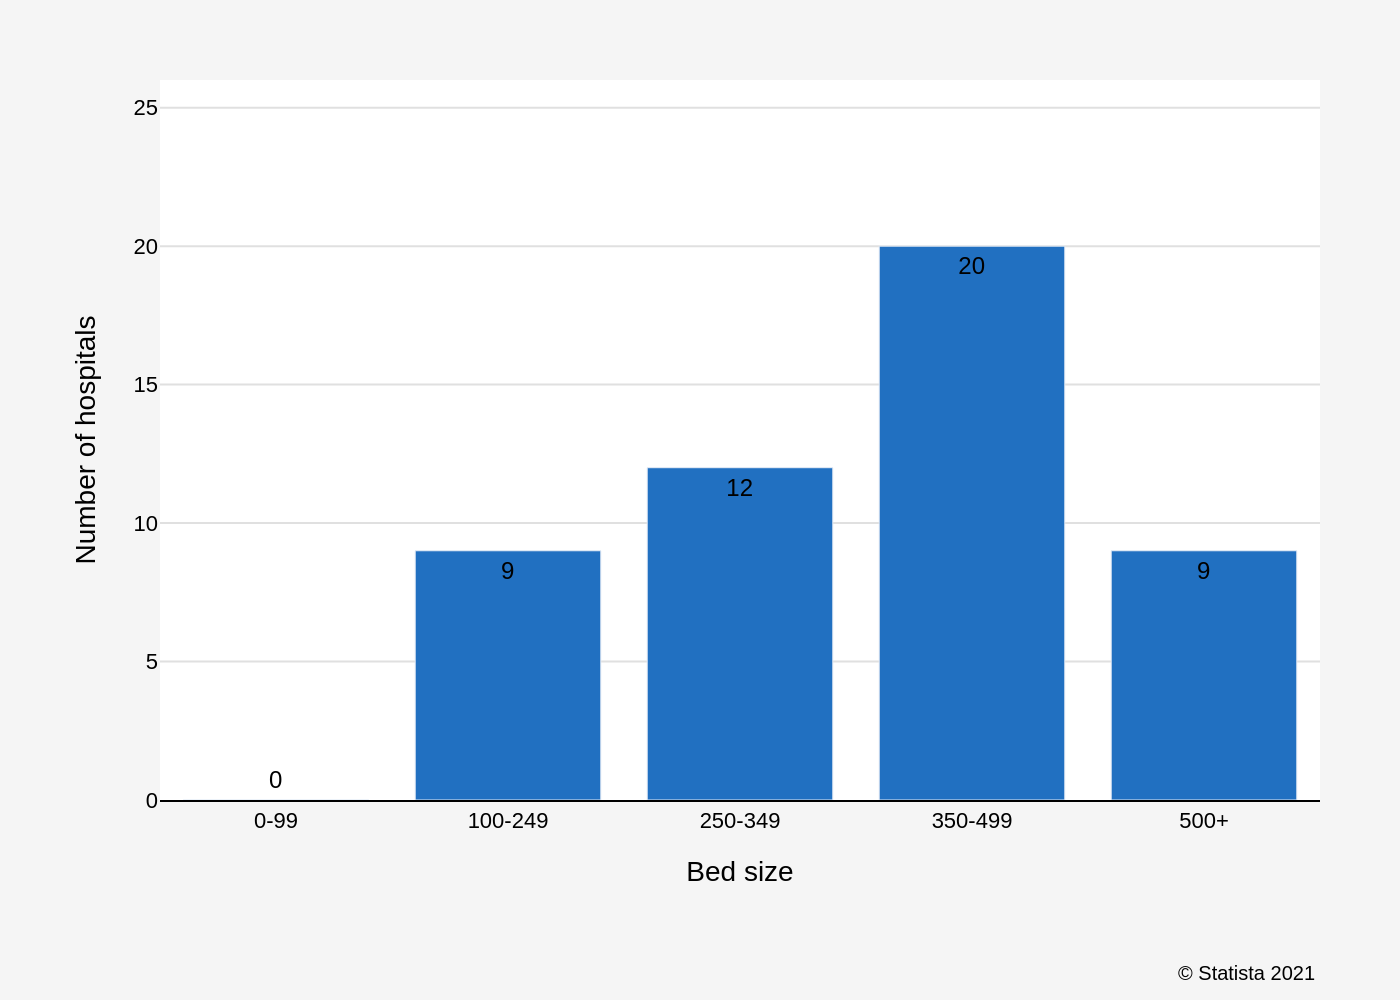

Recreate this plot in Python.
import sys
import json
import plotly.graph_objects as go

if len(sys.argv) != 2:
    print(f"Usage: python {sys.argv[0]} <path_to_json_file>")
    sys.exit(1)

json_path = sys.argv[1]
output_filename = json_path.rsplit('.', 1)[0] + '.png'

try:
    with open(json_path, 'r', encoding='utf-8') as f:
        chart_spec = json.load(f)
except FileNotFoundError:
    print(f"Error: File not found at {json_path}")
    sys.exit(1)
except json.JSONDecodeError:
    print("Error: Invalid JSON format.")
    sys.exit(1)

data = chart_spec['chart_data']
texts = chart_spec['texts']
colors = chart_spec['colors']
categories = data['categories']
series_values = data['series'][0]['values']

fig = go.Figure()

text_positions = ['outside' if v == 0 else 'inside' for v in series_values]

fig.add_trace(go.Bar(
    x=categories,
    y=series_values,
    text=series_values,
    textposition=text_positions,
    texttemplate='%{text}',
    marker_color=colors[0],
    insidetextanchor='end',
    textfont=dict(family="Arial", size=12, color='black'),
    hoverinfo='none'
))

fig.update_layout(
    font=dict(family="Arial", size=12, color="black"),
    title_text=texts['title'],
    plot_bgcolor='white',
    paper_bgcolor='#f5f5f5',
    showlegend=False,
    xaxis=dict(
        title_text=texts['x_axis_title'],
        showline=True,
        linewidth=1,
        linecolor='black',
        tickfont=dict(size=11)
    ),
    yaxis=dict(
        title_text=texts['y_axis_title'],
        range=[0, 26],
        dtick=5,
        gridcolor='#e0e0e0',
        zeroline=False,
        tickfont=dict(size=11)
    ),
    margin=dict(l=80, r=40, t=40, b=100),
    annotations=[
        dict(
            text=texts['source'],
            align='right',
            showarrow=False,
            xref='paper',
            yref='paper',
            x=1.0,
            y=-0.22,
            xanchor='right',
            yanchor='top',
            font=dict(family="Arial", size=10)
        )
    ]
)

fig.write_image(output_filename, scale=2)

print(f"Chart saved to {output_filename}")
